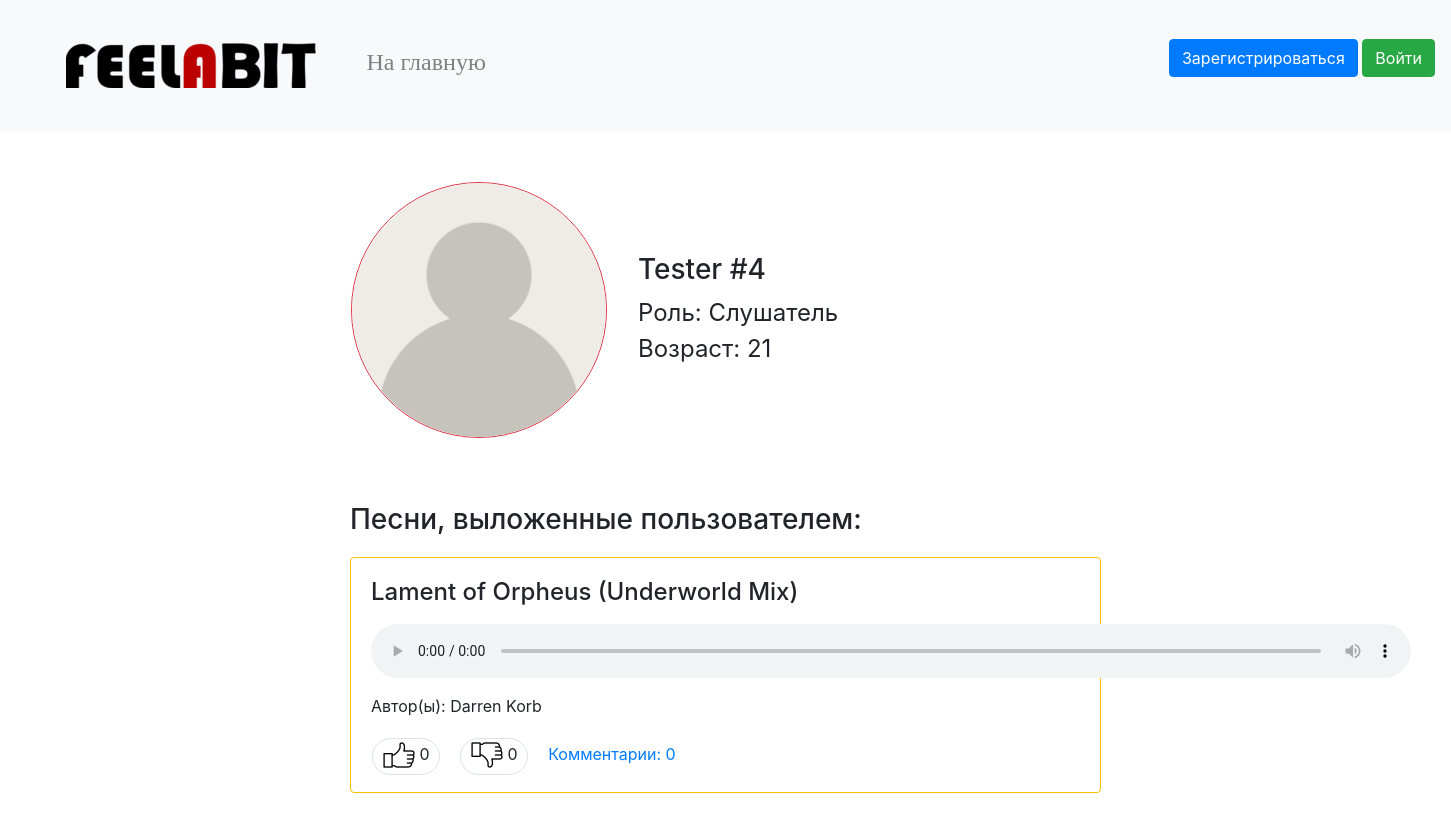
/user/5, run on an earlier commit of the app's database.
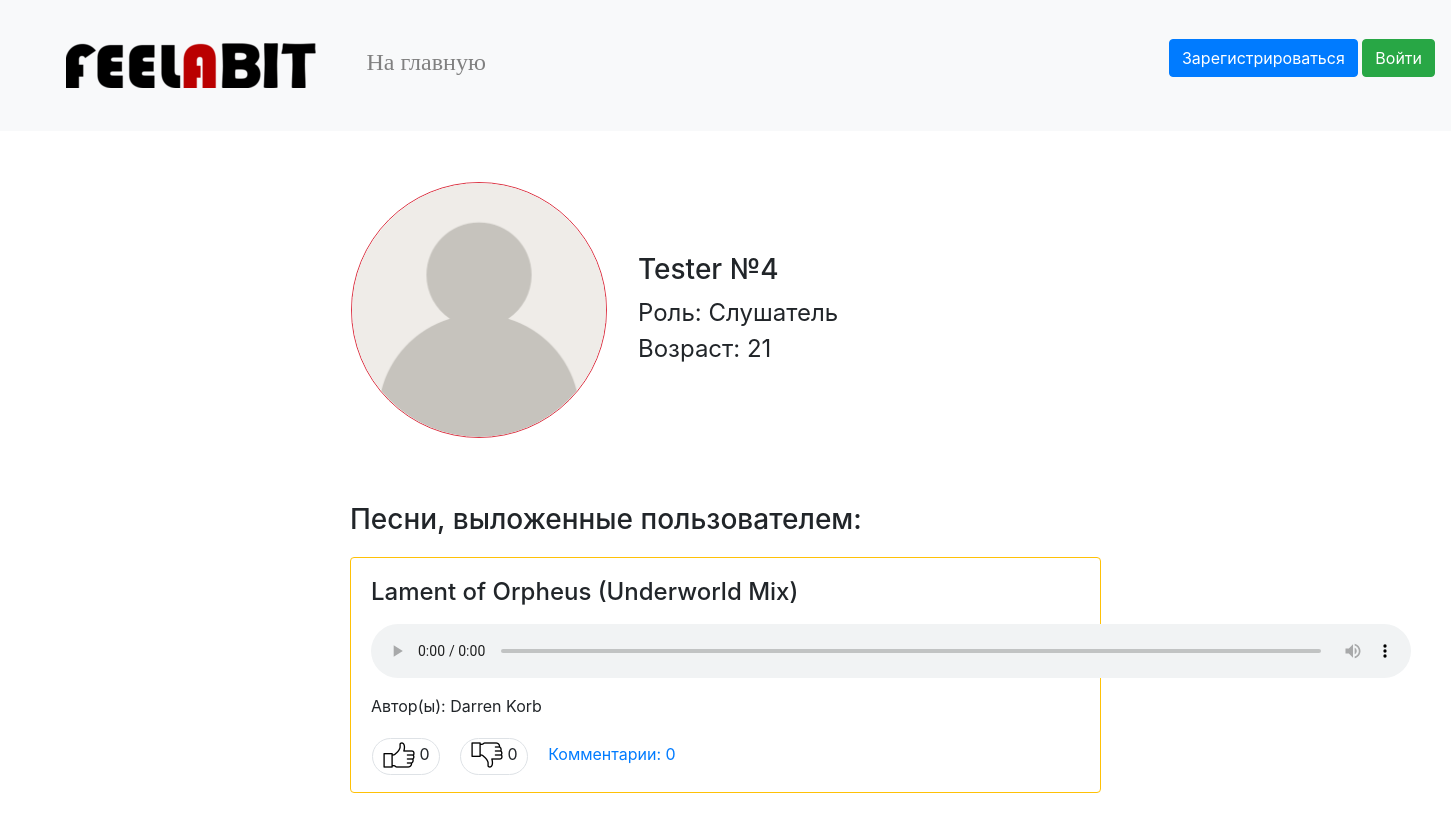
And on a later commit of the database.
### data/users.py (models this page shows, shortened)
class User(SqlAlchemyBase, UserMixin, SerializerMixin):
    __tablename__ = 'users'
    id = sqlalchemy.Column(sqlalchemy.Integer, primary_key=True, autoincrement=True)
    surname = sqlalchemy.Column(sqlalchemy.String, nullable=True)
    name = sqlalchemy.Column(sqlalchemy.String, nullable=True)
    role = sqlalchemy.Column(sqlalchemy.String, nullable=True)
    email = sqlalchemy.Column(sqlalchemy.String, index=True, unique=True, nullable=True)
    age = sqlalchemy.Column(sqlalchemy.Integer, nullable=True)
    avatar_img = sqlalchemy.Column(sqlalchemy.String, default='/static/img/user.png')
    hashed_password = sqlalchemy.Column(sqlalchemy.String, nullable=True)
    modified_date = sqlalchemy.Column(sqlalchemy.DateTime, default=datetime.datetime.now)
    register_date = sqlalchemy.Column(sqlalchemy.DateTime, default=datetime.datetime.now)

### main.py (the view)
@app.route('/user/<int:user_id>')
def user_prof(user_id):
    db_sess = db_session.create_session()
    user = db_sess.query(User).filter(User.id == user_id).first()
    user_audios = []
    for audio in db_sess.query(Audio).filter(Audio.publisher == user_id).all():
        audio_likers = map(int, audio.likers.split()) if audio.likers else []
        audio_dislikers = map(int, audio.dislikers.split()) if audio.dislikers else []
        comments_sum = len(audio.comments.split('✓')) if audio.comments != '' else 0
        user_audios.append([audio.author, audio.file, audio.name, audio.genre, audio.id,
                            audio.likes, audio.dislikes, audio_likers, audio_dislikers,
                            comments_sum])
    user_role = roles[user.role]
    user_info = [user.surname, user.name, user_role, user.age, user.avatar_img, user.id, len(user_audios)]
    return render_template('user.html', user_info=user_info, user_audios=user_audios)

### data/db_session.py (called while the page is built)
def create_session() -> Session:
    global __factory
    return __factory()

### templates/user.html (shortened to what this page needs)
{% extends "base.html" %}
{% block content %}
    <table style="margin-top: 50px;margin-left: 250px; margin-bottom: 40px">
        <tr>
            <td>
                <img src="{{ user_info[4] }}" class="border rounded-circle border-danger" width="256px" height="256px"/>
            </td>
            <td style="padding-left: 30px">
                <h3>{{ user_info[0] }} {{ user_info[1] }}</h3>
                <font size="5">Роль: {{ user_info[2] }}</font><br>
                <font size="5">Возраст: {{ user_info[3] }}</font><br>
            </td>
        </tr>
    </table><br>
    {% if user_info[6] != 0 %}
        {% if current_user.id == user_info[5] %}
            <h3 style="margin-left:250px">Ваши выложенные песни:</h3>
        {% else %}
            <h3 style="margin-left:250px">Песни, выложенные пользователем:</h3>
        {% endif %}
    {% else %}
        {% if current_user.id == user_info[5] %}
            <h3 style="margin-left:250px">Вы не выложили ни одной песни</h3>
        {% else %}
            <h3 style="margin-left:250px">Пользователь не выложил ни одной песни</h3>
        {% endif %}
    {% endif %}
    {% for i in range(user_info[6]) %}
        {% set stl = "margin-left: 250px; margin-right: 250px; margin-bottom: 50px;" %}
        {% if i == 0 %}
            {% set stl = stl + "margin-top: 20px" %}
        {% else %}
            {% set stl = stl + "margin-top: 40px" %}
        {% endif %}
        <div class="border rounded border-warning"
             style="{{ stl }}">
            <h4 style="padding-top: 20px;padding-bottom: 10px;padding-left: 20px">{{ user_audios[i][2] }}</h4>
            <audio class="audio-main" src="/{{ user_audios[i][1] }}" controls></audio>
            <p style="padding-left: 20px">Автор(ы): {{ user_audios[i][0] }}</p>
            <table style="margin-top: 20px; margin-bottom: 20px" width="1060px">
                <tr>
                {% set stl = "width:70px;margin-left:20px;padding-bottom:10px;
                                padding-top:5px;padding-right:5px;" %}
                {% if current_user.id in user_audios[i][7] %}
                    {% set stl = stl + "background-color: silver" %}
                {% endif %}
                    <td align="left">
                <span class="border rounded-pill"
                      style="{{ stl }}">
                    <a href="/like/{{ user_audios[i][4] }} user {{ user_info[5] }}">
                        <img src="/static/img/thumb.png" style="margin-left:10px"/>
                    </a>
                    {{ user_audios[i][5] }}
                </span>
                {% set stl1 = "width:70px;margin-left:20px;padding-bottom:10px;
                                    padding-top:5px;padding-right:5px;" %}
                {% if current_user.id in user_audios[i][8] %}
                    {% set stl1 = stl + "background-color: silver" %}
                {% endif %}
                <span class="border rounded-pill"
                      style="{{ stl1 }}">
                    <a href="/dislike/{{ user_audios[i][4] }} user {{ user_info[5] }}">
                        <img class='rotateimg180 mirrorY' src="/static/img/thumb.png" style="margin-left:10px"/>
                    </a>
                    {{ user_audios[i][6] }}
                </span>
                        <span>
                    <a href="/comments/{{ user_audios[i][4] }}" style="text-decoration: none;margin-left: 20px">Комментарии: {{ user_audios[i][9] }}</a>
                </span>
                    </td>
                </tr>
            </table>
        </div>
    {% endfor %}
{% endblock %}

What changed in the data, as far as the page shows it:
changed User "Tester": name "#4" → "№4"
